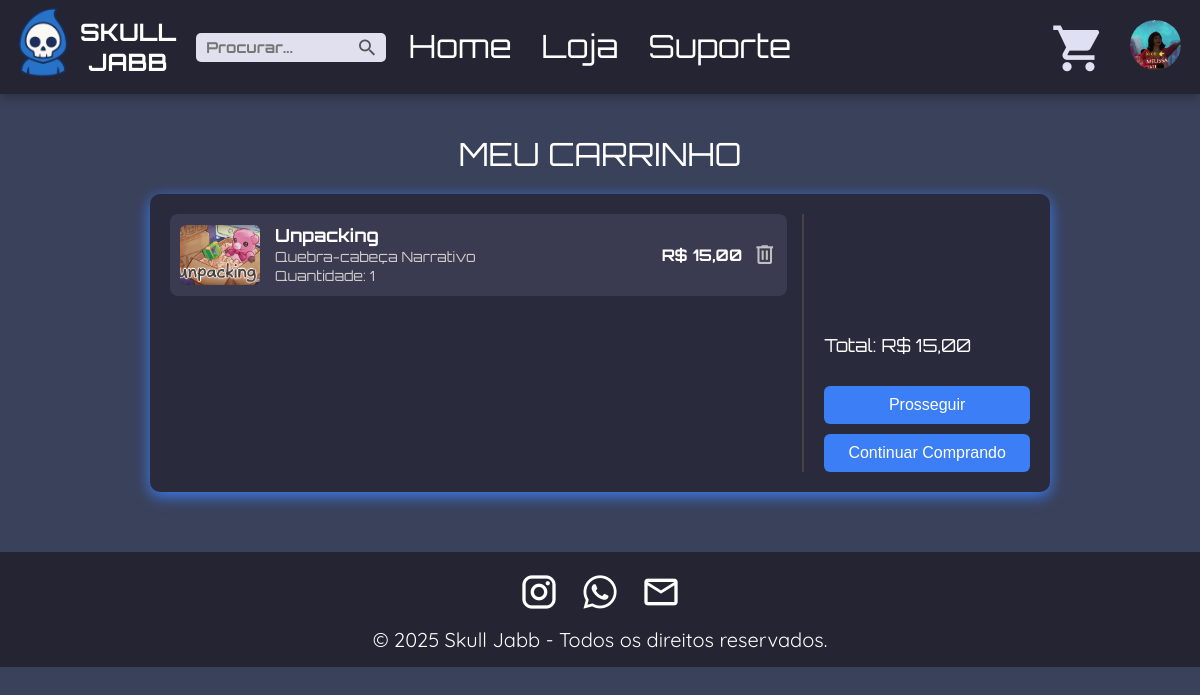
The app's page /Telas/Carrinho/Carrinho.php (signed in), older data.
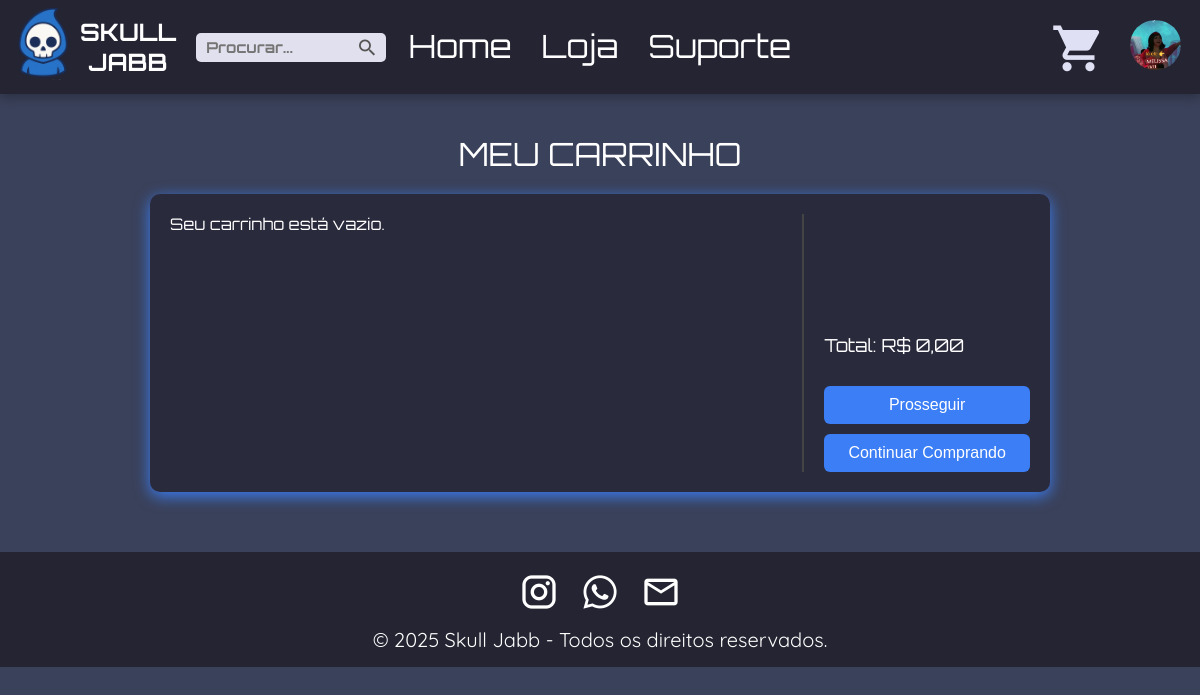
The same page, newer data.
### tables this page shows
CREATE TABLE `carrinho` (
  `ID_carrinho` int(11) NOT NULL,
  `ID_cliente` int(11) NOT NULL,
  `ID_jogo` int(11) NOT NULL,
  `quantidade` int(11) NOT NULL DEFAULT 1
);

CREATE TABLE `jogo` (
  `ID_jogo` int(11) NOT NULL,
  `nome` varchar(100) NOT NULL,
  `preco` decimal(10,2) NOT NULL,
  `desconto` decimal(5,2) DEFAULT 0.00,
  `Img` varchar(255) DEFAULT NULL,
  `banner` varchar(255) DEFAULT NULL
);

### Telas/Carrinho/Carrinho.php (the view, shortened to what the changed rows need)
<?php
$conn = Conexao::getConexao();
$usuario_id = (int)$_SESSION['usuario_id'];
$has_jogo_genero = false;
$res_check = $conn->query("SHOW TABLES LIKE 'jogo_genero'");
if ($res_check && $res_check->num_rows > 0) {
    $has_jogo_genero = true;
}
if ($has_jogo_genero) {
    $sql = "SELECT c.ID_carrinho AS cart_id,
                   c.quantidade,
                   j.ID_jogo AS produto_id,
                   j.nome,
                   j.preco,
                   j.desconto,
                   j.Img,
                   GROUP_CONCAT(g.Nome SEPARATOR ', ') AS genero
            FROM carrinho c
            INNER JOIN jogo j ON c.ID_jogo = j.ID_jogo
            LEFT JOIN jogo_genero jg ON j.ID_jogo = jg.ID_jogo
            LEFT JOIN genero g ON jg.Id_Gen = g.Id_Gen
            WHERE c.ID_cliente = ?
            GROUP BY c.ID_carrinho, j.ID_jogo";
}
$stmt = $conn->prepare($sql);
$stmt->bind_param("i", $usuario_id);
$stmt->execute();
$result = $stmt->get_result();
$cart_items = [];
$total = 0.0;
while ($row = $result->fetch_assoc()) {
    $preco = (float)$row['preco'];
    $desconto = isset($row['desconto']) ? (float)$row['desconto'] : 0.0;
    if ($desconto > 0 && $desconto <= 100) {
        $preco_final = $preco - ($preco * ($desconto / 100.0));
    } else {
        $preco_final = max(0, $preco - $desconto);
    }
    $row['preco_final'] = $preco_final;
    $row['Img_path'] = $row['Img'];
    $total += $preco_final * (int)$row['quantidade'];
    $cart_items[] = $row;
}
?>
<!doctype html>
<html lang="pt-br">
<head>
<link rel="stylesheet" href="https://cdn.jsdelivr.net/npm/@mdi/font/css/materialdesignicons.min.css">
<link rel="stylesheet" href="Carrinho.css">
</head>
<body class="img-bg">
<br><br>
<main>
<div class="cart-container">
  <h2 class="cart-title">MEU CARRINHO</h2>
  <div class="cart-box">
    <div class="cart-items" id="cart-items">
      <?php if (!empty($cart_items)): ?>
        <?php foreach ($cart_items as $row): ?>
          <div class="cart-item" data-id="<?php echo $row['cart_id']; ?>" data-preco="<?php echo $row['preco_final'] * (int)$row['quantidade']; ?>">
            <img src="<?php echo htmlspecialchars($row['Img_path']); ?>"
                  alt="<?php echo htmlspecialchars($row['nome']); ?>">
            <div class="cart-info">
              <h3><?php echo htmlspecialchars($row['nome']); ?></h3>
              <?php if (!empty($row['genero'])): ?>
                <p><?php echo htmlspecialchars($row['genero']); ?></p>
              <?php endif; ?>
              <p>Quantidade: <?php echo (int)$row['quantidade']; ?></p>
            </div>
            <div class="cart-price">
              <span>R$ <?php echo number_format($row['preco_final'] * (int)$row['quantidade'],2,',','.'); ?></span>
              <form method="post" style="display:inline;" class="remove-form">
                  <button type="submit" class="remove-icon"><i class="mdi mdi-trash-can-outline"></i></button>
              </form>
            </div>
          </div>
        <?php endforeach; ?>
      <?php else: ?>
        <p>Seu carrinho está vazio.</p>
      <?php endif; ?>
    </div>
    <div class="cart-summary">
      <p>Total: R$ <span id="cart-total"><?php echo number_format($total,2,',','.'); ?></span></p>
    </div>
  </div>
</div>
</main>
<br><br><br>
</body>
</html>

Row changes from the older to the newer data that the page shows:
removed carrinho: ID_jogo.Img (picture), ID_jogo.nome "Unpacking", genero "Quebra-cabeça Narrativo", quantidade "1", $row['preco_final']*(int)$row['quantidade'] "15,00"
Text that changed along with them:
$total: "15,00" → "0,00"
text now shown: "Seu carrinho está vazio."
